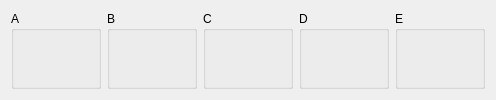
        <widget class="QFrame" name="frame_3">
         <property name="sizePolicy">
          <sizepolicy hsizetype="Expanding" vsizetype="Expanding">
           <horstretch>0</horstretch>
           <verstretch>0</verstretch>
          </sizepolicy>
         </property>
         <property name="frameShadow">
          <enum>QFrame::Shadow::Raised</enum>
         </property>
         <layout class="QHBoxLayout" name="horizontalLayout_3">
          <item>
           <widget class="QGroupBox" name="groupA">
            <property name="sizePolicy">
             <sizepolicy hsizetype="Expanding" vsizetype="Expanding">
              <horstretch>0</horstretch>
              <verstretch>0</verstretch>
             </sizepolicy>
            </property>
            <property name="minimumSize">
             <size>
              <width>90</width>
              <height>69</height>
             </size>
            </property>
            <property name="title">
             <string>A</string>
            </property>
            <layout class="QVBoxLayout" name="verticalLayout_11">
             <item>
              <widget class="QLabel" name="labelValueA">
               <property name="text">
                <string/>
               </property>
              </widget>
             </item>
            </layout>
           </widget>
          </item>
          <item>
           <widget class="QGroupBox" name="groupB">
            <property name="sizePolicy">
             <sizepolicy hsizetype="Expanding" vsizetype="Expanding">
              <horstretch>0</horstretch>
              <verstretch>0</verstretch>
             </sizepolicy>
            </property>
            <property name="minimumSize">
             <size>
              <width>90</width>
              <height>68</height>
             </size>
            </property>
            <property name="title">
             <string>B</string>
            </property>
            <layout class="QVBoxLayout" name="verticalLayout_10">
             <item>
              <widget class="QLabel" name="labelValueB">
               <property name="text">
                <string/>
               </property>
              </widget>
             </item>
            </layout>
           </widget>
          </item>
          <item>
           <widget class="QGroupBox" name="groupC">
            <property name="sizePolicy">
             <sizepolicy hsizetype="Expanding" vsizetype="Expanding">
              <horstretch>0</horstretch>
              <verstretch>0</verstretch>
             </sizepolicy>
            </property>
            <property name="minimumSize">
             <size>
              <width>90</width>
              <height>68</height>
             </size>
            </property>
            <property name="title">
             <string>C</string>
            </property>
            <layout class="QVBoxLayout" name="verticalLayout_9">
             <item>
              <widget class="QLabel" name="labelValueC">
               <property name="text">
                <string/>
               </property>
              </widget>
             </item>
            </layout>
           </widget>
          </item>
          <item>
           <widget class="QGroupBox" name="groupD">
            <property name="sizePolicy">
             <sizepolicy hsizetype="Expanding" vsizetype="Expanding">
              <horstretch>0</horstretch>
              <verstretch>0</verstretch>
             </sizepolicy>
            </property>
            <property name="minimumSize">
             <size>
              <width>90</width>
              <height>68</height>
             </size>
            </property>
            <property name="title">
             <string>D</string>
            </property>
            <layout class="QVBoxLayout" name="verticalLayout_6">
             <item>
              <widget class="QLabel" name="labelValueD">
               <property name="text">
                <string/>
               </property>
              </widget>
             </item>
            </layout>
           </widget>
          </item>
          <item>
           <widget class="QGroupBox" name="groupE">
            <property name="sizePolicy">
             <sizepolicy hsizetype="Expanding" vsizetype="Expanding">
              <horstretch>0</horstretch>
              <verstretch>0</verstretch>
             </sizepolicy>
            </property>
            <property name="minimumSize">
             <size>
              <width>90</width>
              <height>68</height>
             </size>
            </property>
            <property name="title">
             <string>E</string>
            </property>
            <layout class="QVBoxLayout" name="verticalLayout_16">
             <item>
              <widget class="QLabel" name="labelValueE">
               <property name="text">
                <string/>
               </property>
              </widget>
             </item>
            </layout>
           </widget>
          </item>
         </layout>
        </widget>
